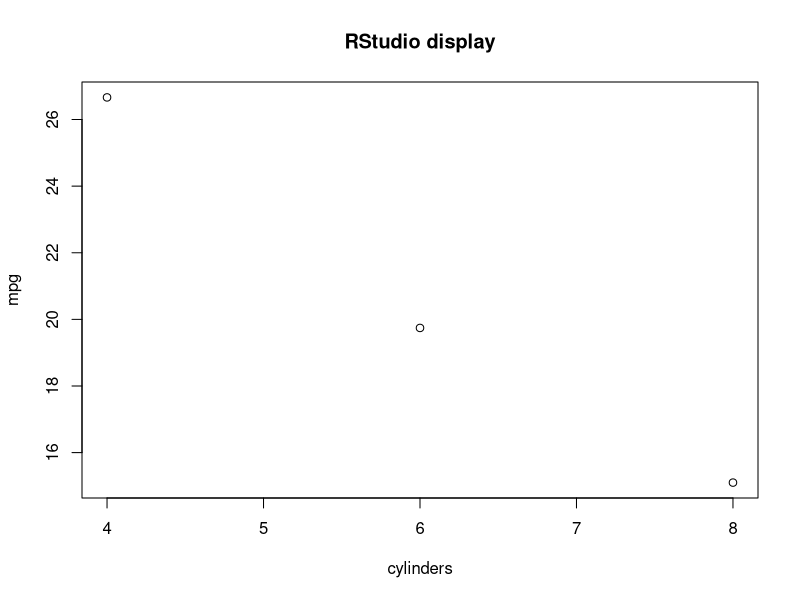

Here is the R script that generated this plot: (Note: this script raises an error after producing the figure.)
# normal function call
# this section should be omitted from the ddg!
f1 <- function(n)
{
	if( n == 0 )
		return(5)
	else
		return(n+1)
}

x <- f1(0)

# a plot to a pdf file (modified from Plot1)
data (mtcars)
allCars.df <- mtcars

cars4Cyl.df <- allCars.df[allCars.df$cyl == 4, ]
cars6Cyl.df <- allCars.df[allCars.df$cyl == 6, ]
cars8Cyl.df <- allCars.df[allCars.df$cyl == 8, ]

cylinders = c(4, 6, 8)
mpg = c(mean(cars4Cyl.df$mpg), mean(cars6Cyl.df$mpg), mean(cars8Cyl.df$mpg))

pdf ("plot.pdf")
plot(cylinders, mpg)
title("RStudio display")
dev.off()

# an error
# Note that as of R 4.3.0, the error message is different when run in 
# prov.run and when run normally.  I believe this is a bug in 4.3.0
# that I have reported.  See comment at the end of FunctionOrigin.R for details.
as.roman(z)
